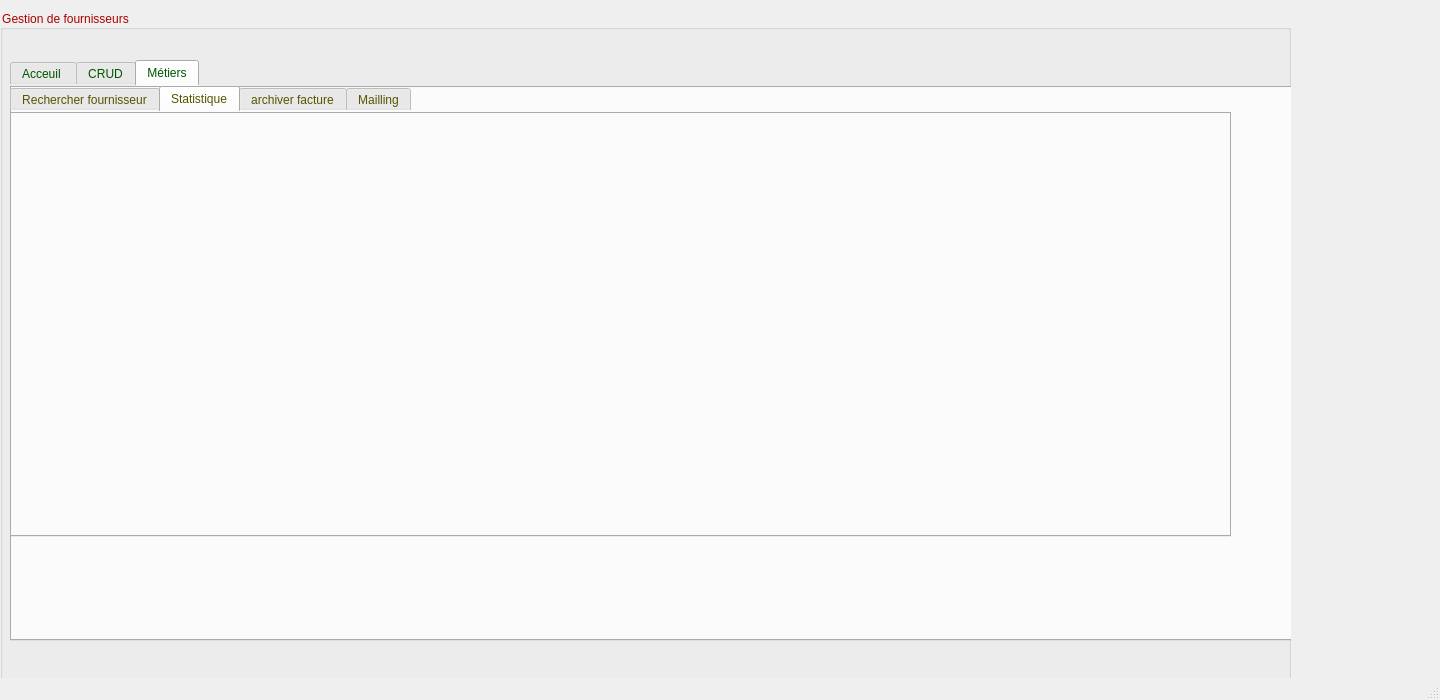
<?xml version="1.0" encoding="UTF-8"?>
<ui version="4.0">
 <class>MainWindow</class>
 <widget class="QMainWindow" name="MainWindow">
  <property name="geometry">
   <rect>
    <x>0</x>
    <y>0</y>
    <width>1440</width>
    <height>700</height>
   </rect>
  </property>
  <property name="windowTitle">
   <string>MainWindow</string>
  </property>
  <property name="styleSheet">
   <string notr="true">font: 25 28pt &quot;Yu Gothic UI Light&quot;;
font: 20pt &quot;MS Shell Dlg 2&quot;;</string>
  </property>
  <widget class="QWidget" name="centralwidget">
   <widget class="QGroupBox" name="groupBox">
    <property name="geometry">
     <rect>
      <x>0</x>
      <y>10</y>
      <width>1291</width>
      <height>731</height>
     </rect>
    </property>
    <property name="styleSheet">
     <string notr="true">font: 75 italic 22pt &quot;Sitka Banner&quot;;
border-color: rgb(0, 0, 0);
color: rgb(170, 0, 0);</string>
    </property>
    <property name="title">
     <string>Gestion de fournisseurs</string>
    </property>
    <widget class="QTabWidget" name="tabWidget">
     <property name="geometry">
      <rect>
       <x>10</x>
       <y>50</y>
       <width>1291</width>
       <height>581</height>
      </rect>
     </property>
     <property name="styleSheet">
      <string notr="true">font: 75 20pt &quot;Sitka Display&quot;;
border-color: rgb(0, 0, 0);
color: rgb(0, 85, 0);</string>
     </property>
     <property name="currentIndex">
      <number>2</number>
     </property>
     <widget class="QWidget" name="tab_3">
      <attribute name="title">
       <string>Acceuil </string>
      </attribute>
     </widget>
     <widget class="QWidget" name="tab_4">
      <attribute name="title">
       <string>CRUD</string>
      </attribute>
      <widget class="QTabWidget" name="tabWidget_3">
       <property name="geometry">
        <rect>
         <x>0</x>
         <y>0</y>
         <width>1251</width>
         <height>591</height>
        </rect>
       </property>
       <property name="styleSheet">
        <string notr="true">font: 16pt &quot;MS Shell Dlg 2&quot;;
border-color: rgb(0, 0, 0);
color: rgb(85, 85, 0);
font: 16pt &quot;Palatino Linotype&quot;;</string>
       </property>
       <property name="currentIndex">
        <number>1</number>
       </property>
       <widget class="QWidget" name="tab_8">
        <attribute name="title">
         <string>Ajouter fournisseur</string>
        </attribute>
        <widget class="QPushButton" name="pb_ajouter">
         <property name="geometry">
          <rect>
           <x>320</x>
           <y>340</y>
           <width>211</width>
           <height>41</height>
          </rect>
         </property>
         <property name="text">
          <string>Ajouter</string>
         </property>
        </widget>
        <widget class="QLineEdit" name="le_nom">
         <property name="geometry">
          <rect>
           <x>520</x>
           <y>250</y>
           <width>321</width>
           <height>31</height>
          </rect>
         </property>
        </widget>
        <widget class="QLineEdit" name="le_id">
         <property name="geometry">
          <rect>
           <x>520</x>
           <y>50</y>
           <width>321</width>
           <height>31</height>
          </rect>
         </property>
         <property name="styleSheet">
          <string notr="true"/>
         </property>
        </widget>
        <widget class="QLabel" name="label_8">
         <property name="geometry">
          <rect>
           <x>250</x>
           <y>160</y>
           <width>231</width>
           <height>51</height>
          </rect>
         </property>
         <property name="text">
          <string>Type de voiture</string>
         </property>
        </widget>
        <widget class="QLineEdit" name="le_voiture">
         <property name="geometry">
          <rect>
           <x>520</x>
           <y>210</y>
           <width>321</width>
           <height>31</height>
          </rect>
         </property>
        </widget>
        <widget class="QLabel" name="label_9">
         <property name="geometry">
          <rect>
           <x>250</x>
           <y>250</y>
           <width>271</width>
           <height>31</height>
          </rect>
         </property>
         <property name="text">
          <string>Nom de la sociétè</string>
         </property>
        </widget>
        <widget class="QLabel" name="label_10">
         <property name="geometry">
          <rect>
           <x>250</x>
           <y>120</y>
           <width>201</width>
           <height>41</height>
          </rect>
         </property>
         <property name="text">
          <string>Adresse mail</string>
         </property>
        </widget>
        <widget class="QLineEdit" name="le_mail">
         <property name="geometry">
          <rect>
           <x>520</x>
           <y>130</y>
           <width>321</width>
           <height>31</height>
          </rect>
         </property>
        </widget>
        <widget class="QLabel" name="label_11">
         <property name="geometry">
          <rect>
           <x>250</x>
           <y>40</y>
           <width>171</width>
           <height>41</height>
          </rect>
         </property>
         <property name="text">
          <string>Identifiant</string>
         </property>
        </widget>
        <widget class="QLineEdit" name="le_num">
         <property name="geometry">
          <rect>
           <x>520</x>
           <y>90</y>
           <width>321</width>
           <height>31</height>
          </rect>
         </property>
        </widget>
        <widget class="QLineEdit" name="le_adresse">
         <property name="geometry">
          <rect>
           <x>520</x>
           <y>170</y>
           <width>321</width>
           <height>31</height>
          </rect>
         </property>
        </widget>
        <widget class="QLabel" name="label_12">
         <property name="geometry">
          <rect>
           <x>250</x>
           <y>70</y>
           <width>261</width>
           <height>61</height>
          </rect>
         </property>
         <property name="text">
          <string>Numero de telephone</string>
         </property>
        </widget>
        <widget class="QLabel" name="label_13">
         <property name="geometry">
          <rect>
           <x>250</x>
           <y>210</y>
           <width>231</width>
           <height>41</height>
          </rect>
         </property>
         <property name="text">
          <string>Adresse local</string>
         </property>
        </widget>
        <widget class="QPushButton" name="exitBtn_3">
         <property name="geometry">
          <rect>
           <x>560</x>
           <y>340</y>
           <width>211</width>
           <height>41</height>
          </rect>
         </property>
         <property name="text">
          <string>Quitter</string>
         </property>
         <property name="icon">
          <iconset>
           <normaloff>:/images/images/remove.png</normaloff>:/images/images/remove.png</iconset>
         </property>
        </widget>
       </widget>
       <widget class="QWidget" name="tab_9">
        <attribute name="title">
         <string>Afficher fournisseur</string>
        </attribute>
        <widget class="QTableView" name="tab_fournisseur">
         <property name="geometry">
          <rect>
           <x>80</x>
           <y>40</y>
           <width>1100</width>
           <height>381</height>
          </rect>
         </property>
         <property name="sizePolicy">
          <sizepolicy hsizetype="Expanding" vsizetype="Expanding">
           <horstretch>1</horstretch>
           <verstretch>0</verstretch>
          </sizepolicy>
         </property>
         <property name="toolTip">
          <string>&lt;html&gt;&lt;head/&gt;&lt;body&gt;&lt;p&gt;&lt;br/&gt;&lt;/p&gt;&lt;/body&gt;&lt;/html&gt;</string>
         </property>
         <property name="styleSheet">
          <string notr="true">font: 75 italic 16pt &quot;Rockwell&quot;;</string>
         </property>
         <property name="autoScrollMargin">
          <number>25</number>
         </property>
         <property name="sortingEnabled">
          <bool>false</bool>
         </property>
         <property name="wordWrap">
          <bool>false</bool>
         </property>
        </widget>
       </widget>
       <widget class="QWidget" name="tab_10">
        <attribute name="title">
         <string>Modifier fournisseur</string>
        </attribute>
        <widget class="QLineEdit" name="le_id_2">
         <property name="geometry">
          <rect>
           <x>540</x>
           <y>50</y>
           <width>271</width>
           <height>31</height>
          </rect>
         </property>
        </widget>
        <widget class="QLineEdit" name="le_num_2">
         <property name="geometry">
          <rect>
           <x>540</x>
           <y>90</y>
           <width>271</width>
           <height>31</height>
          </rect>
         </property>
        </widget>
        <widget class="QLineEdit" name="le_mail_2">
         <property name="geometry">
          <rect>
           <x>540</x>
           <y>130</y>
           <width>271</width>
           <height>31</height>
          </rect>
         </property>
        </widget>
        <widget class="QLineEdit" name="le_adresse_2">
         <property name="geometry">
          <rect>
           <x>540</x>
           <y>170</y>
           <width>271</width>
           <height>31</height>
          </rect>
         </property>
        </widget>
        <widget class="QLineEdit" name="le_voiture_2">
         <property name="geometry">
          <rect>
           <x>540</x>
           <y>210</y>
           <width>271</width>
           <height>31</height>
          </rect>
         </property>
        </widget>
        <widget class="QLineEdit" name="le_nom_2">
         <property name="geometry">
          <rect>
           <x>540</x>
           <y>250</y>
           <width>271</width>
           <height>31</height>
          </rect>
         </property>
        </widget>
        <widget class="QLabel" name="label_18">
         <property name="geometry">
          <rect>
           <x>290</x>
           <y>90</y>
           <width>291</width>
           <height>31</height>
          </rect>
         </property>
         <property name="text">
          <string>Numero de telephone</string>
         </property>
        </widget>
        <widget class="QLabel" name="label_20">
         <property name="geometry">
          <rect>
           <x>290</x>
           <y>170</y>
           <width>231</width>
           <height>20</height>
          </rect>
         </property>
         <property name="text">
          <string>Adresse local</string>
         </property>
        </widget>
        <widget class="QLabel" name="label_21">
         <property name="geometry">
          <rect>
           <x>290</x>
           <y>210</y>
           <width>181</width>
           <height>16</height>
          </rect>
         </property>
         <property name="text">
          <string>Adresse mail</string>
         </property>
        </widget>
        <widget class="QLabel" name="label_19">
         <property name="geometry">
          <rect>
           <x>290</x>
           <y>60</y>
           <width>171</width>
           <height>16</height>
          </rect>
         </property>
         <property name="text">
          <string>Identifiant</string>
         </property>
        </widget>
        <widget class="QLabel" name="label_14">
         <property name="geometry">
          <rect>
           <x>290</x>
           <y>140</y>
           <width>331</width>
           <height>16</height>
          </rect>
         </property>
         <property name="text">
          <string>Nom de la sociétè</string>
         </property>
        </widget>
        <widget class="QLabel" name="label_17">
         <property name="geometry">
          <rect>
           <x>290</x>
           <y>240</y>
           <width>221</width>
           <height>41</height>
          </rect>
         </property>
         <property name="text">
          <string>Type de voiture</string>
         </property>
        </widget>
        <widget class="QPushButton" name="pb_modifier">
         <property name="geometry">
          <rect>
           <x>350</x>
           <y>360</y>
           <width>131</width>
           <height>31</height>
          </rect>
         </property>
         <property name="text">
          <string>modifier</string>
         </property>
        </widget>
        <widget class="QPushButton" name="exitBtn_2">
         <property name="geometry">
          <rect>
           <x>540</x>
           <y>360</y>
           <width>131</width>
           <height>31</height>
          </rect>
         </property>
         <property name="text">
          <string>Quitter</string>
         </property>
         <property name="icon">
          <iconset>
           <normaloff>:/images/images/remove.png</normaloff>:/images/images/remove.png</iconset>
         </property>
        </widget>
       </widget>
       <widget class="QWidget" name="ezvjnzvjznvozivzoiv">
        <attribute name="title">
         <string>Supprimmer founisseur</string>
        </attribute>
        <widget class="QLineEdit" name="le_id_sup">
         <property name="geometry">
          <rect>
           <x>310</x>
           <y>60</y>
           <width>451</width>
           <height>41</height>
          </rect>
         </property>
        </widget>
        <widget class="QPushButton" name="pb_supprimer">
         <property name="geometry">
          <rect>
           <x>780</x>
           <y>60</y>
           <width>311</width>
           <height>41</height>
          </rect>
         </property>
         <property name="text">
          <string>Supprimer</string>
         </property>
        </widget>
        <widget class="QLabel" name="label_37">
         <property name="geometry">
          <rect>
           <x>110</x>
           <y>50</y>
           <width>201</width>
           <height>51</height>
          </rect>
         </property>
         <property name="text">
          <string>Identifiant</string>
         </property>
        </widget>
        <widget class="QPushButton" name="exitBtn_4">
         <property name="geometry">
          <rect>
           <x>440</x>
           <y>260</y>
           <width>211</width>
           <height>41</height>
          </rect>
         </property>
         <property name="text">
          <string>Quitter</string>
         </property>
         <property name="icon">
          <iconset>
           <normaloff>:/images/images/remove.png</normaloff>:/images/images/remove.png</iconset>
         </property>
        </widget>
       </widget>
      </widget>
     </widget>
     <widget class="QWidget" name="tab_5">
      <attribute name="title">
       <string>Métiers</string>
      </attribute>
      <widget class="QTabWidget" name="tabWidget_4">
       <property name="geometry">
        <rect>
         <x>0</x>
         <y>0</y>
         <width>1221</width>
         <height>451</height>
        </rect>
       </property>
       <property name="minimumSize">
        <size>
         <width>661</width>
         <height>351</height>
        </size>
       </property>
       <property name="styleSheet">
        <string notr="true">color: rgb(85, 85, 0);
border-color: rgb(0, 0, 0);</string>
       </property>
       <property name="currentIndex">
        <number>1</number>
       </property>
       <widget class="QWidget" name="tab_16">
        <attribute name="title">
         <string>Rechercher fournisseur</string>
        </attribute>
        <widget class="QLineEdit" name="lineEdit_recherche">
         <property name="geometry">
          <rect>
           <x>20</x>
           <y>10</y>
           <width>901</width>
           <height>41</height>
          </rect>
         </property>
        </widget>
        <widget class="QPushButton" name="lineEdit_recherche_1">
         <property name="geometry">
          <rect>
           <x>960</x>
           <y>10</y>
           <width>201</width>
           <height>41</height>
          </rect>
         </property>
         <property name="text">
          <string>Rechercher</string>
         </property>
        </widget>
        <widget class="QTableView" name="tab_fournisseur_1">
         <property name="geometry">
          <rect>
           <x>20</x>
           <y>60</y>
           <width>1141</width>
           <height>261</height>
          </rect>
         </property>
         <property name="styleSheet">
          <string notr="true">
font: 63 16pt &quot;Yu Gothic UI&quot;;</string>
         </property>
        </widget>
        <widget class="QPushButton" name="exitBtn_6">
         <property name="geometry">
          <rect>
           <x>540</x>
           <y>330</y>
           <width>141</width>
           <height>41</height>
          </rect>
         </property>
         <property name="text">
          <string>Quitter</string>
         </property>
         <property name="icon">
          <iconset>
           <normaloff>:/images/images/remove.png</normaloff>:/images/images/remove.png</iconset>
         </property>
        </widget>
       </widget>
       <widget class="QWidget" name="tab_18">
        <attribute name="title">
         <string>Statistique</string>
        </attribute>
       </widget>
       <widget class="QWidget" name="tab_19">
        <attribute name="title">
         <string>archiver facture</string>
        </attribute>
       </widget>
       <widget class="QWidget" name="tab_20">
        <attribute name="title">
         <string>Mailling</string>
        </attribute>
        <widget class="QLineEdit" name="server">
         <property name="geometry">
          <rect>
           <x>240</x>
           <y>10</y>
           <width>241</width>
           <height>20</height>
          </rect>
         </property>
         <property name="styleSheet">
          <string notr="true">font: 11pt &quot;NSimSun&quot;;</string>
         </property>
        </widget>
        <widget class="QLineEdit" name="port">
         <property name="geometry">
          <rect>
           <x>240</x>
           <y>30</y>
           <width>241</width>
           <height>20</height>
          </rect>
         </property>
        </widget>
        <widget class="QLineEdit" name="paswd">
         <property name="geometry">
          <rect>
           <x>240</x>
           <y>70</y>
           <width>241</width>
           <height>20</height>
          </rect>
         </property>
        </widget>
        <widget class="QLineEdit" name="rcpt">
         <property name="geometry">
          <rect>
           <x>240</x>
           <y>90</y>
           <width>241</width>
           <height>20</height>
          </rect>
         </property>
        </widget>
        <widget class="QLineEdit" name="msg">
         <property name="geometry">
          <rect>
           <x>240</x>
           <y>130</y>
           <width>241</width>
           <height>151</height>
          </rect>
         </property>
        </widget>
        <widget class="QPushButton" name="exitBtn">
         <property name="geometry">
          <rect>
           <x>351</x>
           <y>290</y>
           <width>75</width>
           <height>24</height>
          </rect>
         </property>
         <property name="styleSheet">
          <string notr="true">font: 6pt &quot;MS Shell Dlg 2&quot;;
font: 10pt &quot;MS Shell Dlg 2&quot;;</string>
         </property>
         <property name="text">
          <string>Quitter</string>
         </property>
         <property name="icon">
          <iconset>
           <normaloff>:/images/images/remove.png</normaloff>:/images/images/remove.png</iconset>
         </property>
        </widget>
        <widget class="QPushButton" name="sendBtn">
         <property name="geometry">
          <rect>
           <x>270</x>
           <y>290</y>
           <width>75</width>
           <height>24</height>
          </rect>
         </property>
         <property name="styleSheet">
          <string notr="true">font: 10pt &quot;MS Shell Dlg 2&quot;;</string>
         </property>
         <property name="text">
          <string>Envoyer</string>
         </property>
         <property name="icon">
          <iconset>
           <normaloff>:/images/images/send.png</normaloff>:/images/images/send.png</iconset>
         </property>
        </widget>
        <widget class="QLineEdit" name="uname">
         <property name="geometry">
          <rect>
           <x>240</x>
           <y>50</y>
           <width>241</width>
           <height>20</height>
          </rect>
         </property>
        </widget>
        <widget class="QLineEdit" name="subject">
         <property name="geometry">
          <rect>
           <x>240</x>
           <y>110</y>
           <width>241</width>
           <height>20</height>
          </rect>
         </property>
        </widget>
        <widget class="QLabel" name="label_7">
         <property name="geometry">
          <rect>
           <x>180</x>
           <y>140</y>
           <width>46</width>
           <height>24</height>
          </rect>
         </property>
         <property name="styleSheet">
          <string notr="true">font: 10pt &quot;MS Shell Dlg 2&quot;;</string>
         </property>
         <property name="text">
          <string>Message:</string>
         </property>
        </widget>
        <widget class="QLabel" name="label_6">
         <property name="geometry">
          <rect>
           <x>180</x>
           <y>110</y>
           <width>31</width>
           <height>20</height>
          </rect>
         </property>
         <property name="styleSheet">
          <string notr="true">font: 10pt &quot;MS Shell Dlg 2&quot;;</string>
         </property>
         <property name="text">
          <string>Objet:</string>
         </property>
        </widget>
        <widget class="QLabel" name="label_4">
         <property name="geometry">
          <rect>
           <x>150</x>
           <y>50</y>
           <width>42</width>
           <height>20</height>
          </rect>
         </property>
         <property name="styleSheet">
          <string notr="true">font: 10pt &quot;MS Shell Dlg 2&quot;;</string>
         </property>
         <property name="text">
          <string>Adresse:</string>
         </property>
        </widget>
        <widget class="QLabel" name="label_5">
         <property name="geometry">
          <rect>
           <x>150</x>
           <y>70</y>
           <width>69</width>
           <height>20</height>
          </rect>
         </property>
         <property name="styleSheet">
          <string notr="true">font: 10pt &quot;MS Shell Dlg 2&quot;;</string>
         </property>
         <property name="text">
          <string>Mot de passe:</string>
         </property>
        </widget>
        <widget class="QLabel" name="label_15">
         <property name="geometry">
          <rect>
           <x>170</x>
           <y>90</y>
           <width>62</width>
           <height>20</height>
          </rect>
         </property>
         <property name="styleSheet">
          <string notr="true">font: 10pt &quot;MS Shell Dlg 2&quot;;</string>
         </property>
         <property name="text">
          <string>Destinataire:</string>
         </property>
        </widget>
        <widget class="QLabel" name="label_16">
         <property name="geometry">
          <rect>
           <x>150</x>
           <y>10</y>
           <width>91</width>
           <height>20</height>
          </rect>
         </property>
         <property name="styleSheet">
          <string notr="true">font: 10pt &quot;MS Shell Dlg 2&quot;;
</string>
         </property>
         <property name="text">
          <string>Smtp-server:</string>
         </property>
        </widget>
        <widget class="QLabel" name="label_22">
         <property name="geometry">
          <rect>
           <x>150</x>
           <y>30</y>
           <width>91</width>
           <height>20</height>
          </rect>
         </property>
         <property name="styleSheet">
          <string notr="true">font: 10pt &quot;MS Shell Dlg 2&quot;;</string>
         </property>
         <property name="text">
          <string>Server port:</string>
         </property>
        </widget>
        <widget class="QPushButton" name="deconnexion">
         <property name="geometry">
          <rect>
           <x>550</x>
           <y>290</y>
           <width>91</width>
           <height>31</height>
          </rect>
         </property>
         <property name="styleSheet">
          <string notr="true">font: 10pt &quot;MS Shell Dlg 2&quot;;</string>
         </property>
         <property name="text">
          <string>Déconnexion</string>
         </property>
         <property name="icon">
          <iconset>
           <normaloff>:/images/images/15495470391574055266-64.png</normaloff>:/images/images/15495470391574055266-64.png</iconset>
         </property>
        </widget>
       </widget>
      </widget>
     </widget>
    </widget>
   </widget>
  </widget>
  <widget class="QStatusBar" name="statusbar"/>
 </widget>
 <resources/>
 <connections/>
</ui>
